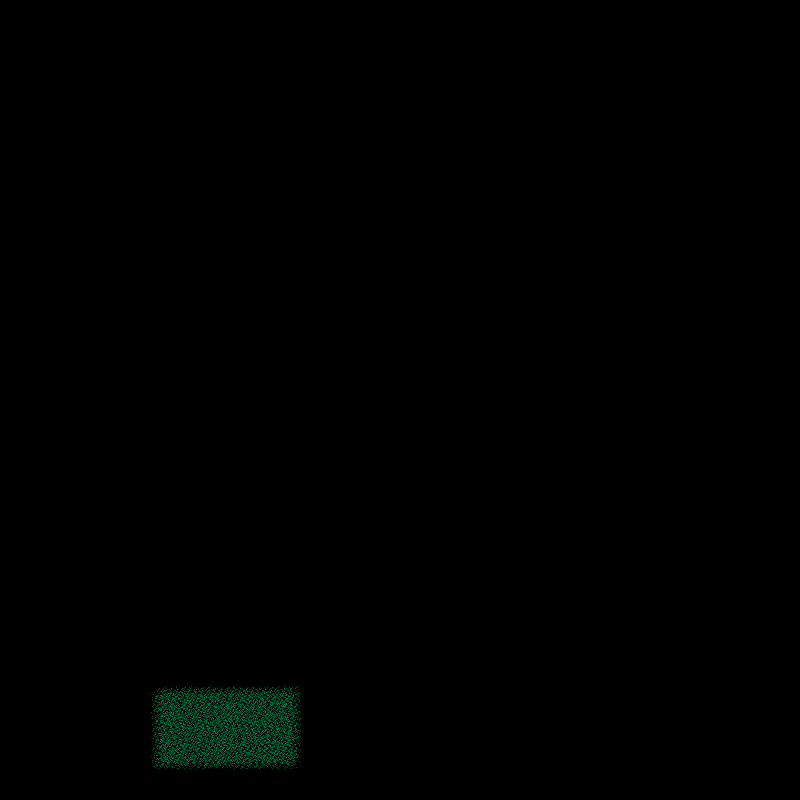
Frame 1 (no input)
Frame 60 (the mouse pressed at the canvas centre just before this capture): identical to frame 1, image omitted
Frame 120 (the mouse held since frame 60 and released just before this capture): identical to frame 1, image omitted

The Processing sketch that drew this single still picture (run headless with seeded random() and noise(); from frame 60 on, the mouse is pressed at the canvas centre):

// Processing sketch: art_001
// ── art_001.pde
int numRects = 1;
int minWidth = 30;
int maxWidth = 200;
int minHeight = 30;
int maxHeight = 200;
int xDen = 1;
int yDen = 1;
int xScale = 0;
int yScale = 5;

int minCol = 50;
int maxCol = 200;
int minAlpha = 50;
int maxAlpha = 200;

int r = 0;
int g = 255;
int b = 90;




void setup() {
  size(800, 800);
  pixelDensity(displayDensity());
  background(0,0,0);
  
  doDraw();
}

void draw() {
 // Needs to be here in order to enable the keyPressed() events in processing 
}

void keyPressed(){
  if(key == ' ') {
    doDraw();  
  }
}



void doDraw() {
  //background(0,0,0);

  for(int cr = 0; cr < numRects; cr++) {
    int rWidth = int(random(minWidth, maxWidth));
    int rHeight = int(random(minHeight, maxHeight));
    
    float top = random(0, height - rHeight);
    float left = random(0, width - rWidth);
    
    //r = int(random(minCol, maxCol));
    g = int(random(minCol, maxCol));
    b = int(random(minCol, maxCol));
    
    xScale = int(random(2, 8));
    
    for(int y = 0; y <= rHeight; y = y + yDen) {
        for(int x = 0; x <= rWidth; x = x + xDen) {
          stroke(r, g, b, int(random(minAlpha, maxAlpha)));
          point(x + left + (cos(y) * yScale), y + top + (sin(x) * xScale));
        } 
    }
  }  
}
